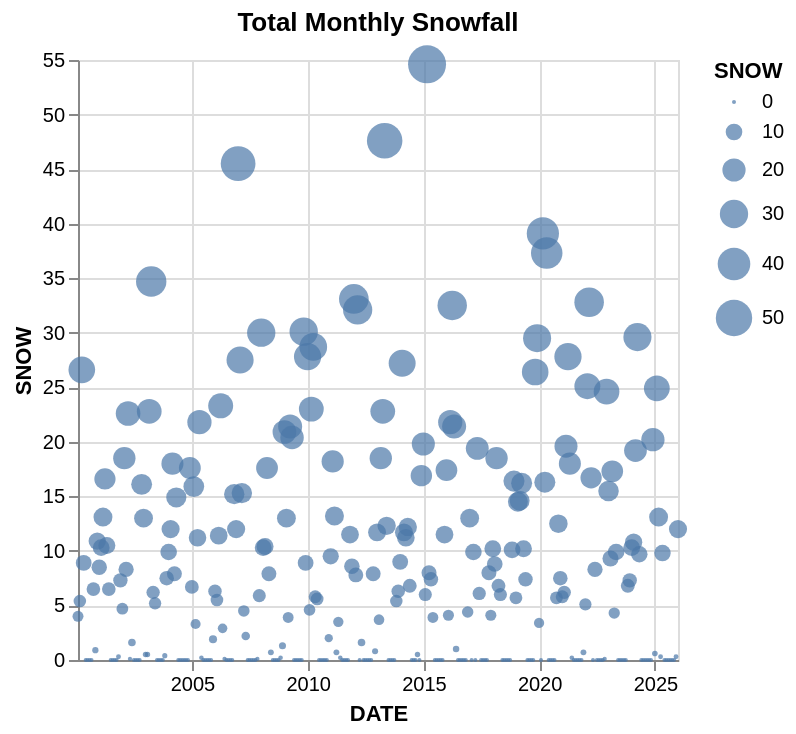

The notebook cell saved with this chart:
### Code cell
# scatterplot
alt.Chart(by_month).mark_circle().encode(x="DATE", y="SNOW", size='SNOW').properties(title="Total Monthly Snowfall")

### Figure 1 — Vega-Lite specification as saved in the notebook (floating-point values rounded to 4 significant figures; data arrays with more than 128 entries replaced by an {"elided": "..."} marker saying what was removed)
{"config": {"view": {"continuousWidth": 300, "continuousHeight": 300}}, "data": {"name": "data-4f5b3448b0e6815064a1f0b9d0acfe3b"}, "mark": {"type": "circle"}, "encoding": {"size": {"field": "SNOW", "type": "quantitative"}, "x": {"field": "DATE", "type": "temporal"}, "y": {"field": "SNOW", "type": "quantitative"}}, "title": "Total Monthly Snowfall", "$schema": "https://vega.github.io/schema/vega-lite/v5.20.1.json", "datasets": {"data-4f5b3448b0e6815064a1f0b9d0acfe3b": {"elided": "312 records"}}}
